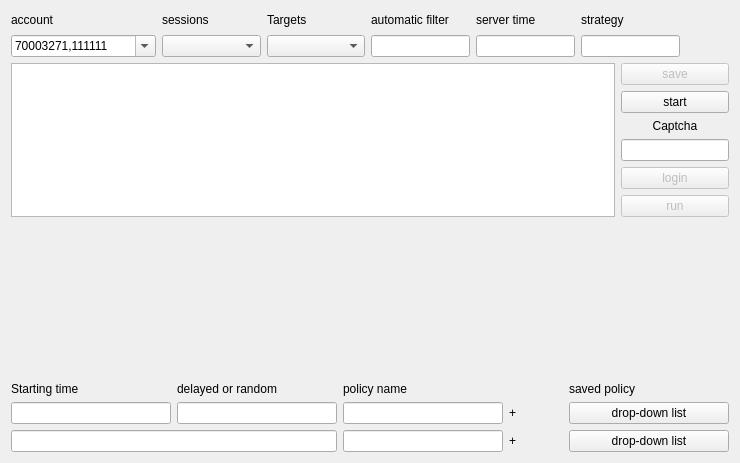
<?xml version="1.0" encoding="UTF-8"?>
<ui version="4.0">
 <class>Form</class>
 <widget class="QWidget" name="Form">
  <property name="geometry">
   <rect>
    <x>0</x>
    <y>0</y>
    <width>740</width>
    <height>463</height>
   </rect>
  </property>
  <property name="windowTitle">
   <string>West Coal Client</string>
  </property>
  <layout class="QGridLayout" name="gridLayout_2">
   <item row="0" column="0">
    <layout class="QVBoxLayout" name="verticalLayout_6" stretch="2,5,7,3">
     <item>
      <layout class="QHBoxLayout" name="horizontalLayout" stretch="2,2,2,2,2,2,1">
       <item>
        <layout class="QVBoxLayout" name="verticalLayout">
         <item>
          <widget class="QLabel" name="label">
           <property name="text">
            <string>account</string>
           </property>
          </widget>
         </item>
         <item>
          <widget class="QComboBox" name="comboBox">
           <property name="editable">
            <bool>true</bool>
           </property>
           <item>
            <property name="text">
             <string>70003271,111111</string>
            </property>
           </item>
           <item>
            <property name="text">
             <string>70003204,587788</string>
            </property>
           </item>
           <item>
            <property name="text">
             <string>70002276,111111</string>
            </property>
           </item>
           <item>
            <property name="text">
             <string>70035977,qq134210</string>
            </property>
           </item>
           <item>
            <property name="text">
             <string>70003051,147889</string>
            </property>
           </item>
          </widget>
         </item>
        </layout>
       </item>
       <item>
        <layout class="QVBoxLayout" name="verticalLayout_2">
         <item>
          <widget class="QLabel" name="label_2">
           <property name="text">
            <string>sessions</string>
           </property>
          </widget>
         </item>
         <item>
          <widget class="QComboBox" name="comboBox_2"/>
         </item>
        </layout>
       </item>
       <item>
        <layout class="QVBoxLayout" name="verticalLayout_7">
         <item>
          <widget class="QLabel" name="label_13">
           <property name="text">
            <string>Targets</string>
           </property>
          </widget>
         </item>
         <item>
          <widget class="QComboBox" name="comboBox_3"/>
         </item>
        </layout>
       </item>
       <item>
        <layout class="QVBoxLayout" name="verticalLayout_3">
         <item>
          <widget class="QLabel" name="label_3">
           <property name="text">
            <string>automatic filter</string>
           </property>
          </widget>
         </item>
         <item>
          <widget class="QLineEdit" name="lineEdit_3"/>
         </item>
        </layout>
       </item>
       <item>
        <layout class="QVBoxLayout" name="verticalLayout_4">
         <item>
          <widget class="QLabel" name="label_4">
           <property name="text">
            <string>server time</string>
           </property>
          </widget>
         </item>
         <item>
          <widget class="QLineEdit" name="lineEdit_4"/>
         </item>
        </layout>
       </item>
       <item>
        <layout class="QVBoxLayout" name="verticalLayout_5">
         <item>
          <widget class="QLabel" name="label_5">
           <property name="text">
            <string>strategy</string>
           </property>
          </widget>
         </item>
         <item>
          <widget class="QLineEdit" name="lineEdit_5"/>
         </item>
        </layout>
       </item>
       <item>
        <spacer name="horizontalSpacer">
         <property name="orientation">
          <enum>Qt::Horizontal</enum>
         </property>
         <property name="sizeHint" stdset="0">
          <size>
           <width>40</width>
           <height>20</height>
          </size>
         </property>
        </spacer>
       </item>
      </layout>
     </item>
     <item>
      <layout class="QGridLayout" name="gridLayout_3" columnstretch="9,0">
       <item row="5" column="1">
        <widget class="QPushButton" name="pushButton_6">
         <property name="enabled">
          <bool>false</bool>
         </property>
         <property name="text">
          <string>run</string>
         </property>
        </widget>
       </item>
       <item row="0" column="0" rowspan="6">
        <widget class="QTextEdit" name="textEdit"/>
       </item>
       <item row="0" column="1">
        <widget class="QPushButton" name="pushButton">
         <property name="enabled">
          <bool>false</bool>
         </property>
         <property name="text">
          <string>save</string>
         </property>
        </widget>
       </item>
       <item row="1" column="1">
        <widget class="QPushButton" name="pushButton_4">
         <property name="text">
          <string>start</string>
         </property>
        </widget>
       </item>
       <item row="4" column="1">
        <widget class="QPushButton" name="pushButton_5">
         <property name="enabled">
          <bool>false</bool>
         </property>
         <property name="text">
          <string>login</string>
         </property>
        </widget>
       </item>
       <item row="2" column="1">
        <widget class="QLabel" name="label_12">
         <property name="text">
          <string>Captcha</string>
         </property>
         <property name="alignment">
          <set>Qt::AlignCenter</set>
         </property>
        </widget>
       </item>
       <item row="3" column="1">
        <widget class="QLineEdit" name="lineEdit_11"/>
       </item>
      </layout>
     </item>
     <item>
      <spacer name="verticalSpacer">
       <property name="orientation">
        <enum>Qt::Vertical</enum>
       </property>
       <property name="sizeHint" stdset="0">
        <size>
         <width>20</width>
         <height>138</height>
        </size>
       </property>
      </spacer>
     </item>
     <item>
      <layout class="QGridLayout" name="gridLayout" rowstretch="1,1,1" columnstretch="3,3,3,1,3" rowminimumheight="0,0,0">
       <item row="0" column="0">
        <widget class="QLabel" name="label_6">
         <property name="text">
          <string>Starting time</string>
         </property>
        </widget>
       </item>
       <item row="0" column="1">
        <widget class="QLabel" name="label_7">
         <property name="text">
          <string>delayed or random</string>
         </property>
        </widget>
       </item>
       <item row="0" column="2">
        <widget class="QLabel" name="label_8">
         <property name="text">
          <string>policy name</string>
         </property>
        </widget>
       </item>
       <item row="0" column="4">
        <widget class="QLabel" name="label_9">
         <property name="text">
          <string>saved policy</string>
         </property>
        </widget>
       </item>
       <item row="1" column="0">
        <widget class="QLineEdit" name="lineEdit_6"/>
       </item>
       <item row="1" column="1">
        <widget class="QLineEdit" name="lineEdit_7"/>
       </item>
       <item row="1" column="2">
        <widget class="QLineEdit" name="lineEdit_8"/>
       </item>
       <item row="1" column="3">
        <widget class="QLabel" name="label_10">
         <property name="text">
          <string>+</string>
         </property>
        </widget>
       </item>
       <item row="1" column="4">
        <widget class="QPushButton" name="pushButton_2">
         <property name="text">
          <string>drop-down list</string>
         </property>
        </widget>
       </item>
       <item row="2" column="0" colspan="2">
        <widget class="QLineEdit" name="lineEdit_9"/>
       </item>
       <item row="2" column="2">
        <widget class="QLineEdit" name="lineEdit_10"/>
       </item>
       <item row="2" column="3">
        <widget class="QLabel" name="label_11">
         <property name="text">
          <string>+</string>
         </property>
        </widget>
       </item>
       <item row="2" column="4">
        <widget class="QPushButton" name="pushButton_3">
         <property name="text">
          <string>drop-down list</string>
         </property>
        </widget>
       </item>
      </layout>
     </item>
    </layout>
   </item>
  </layout>
 </widget>
 <resources/>
 <connections/>
</ui>
